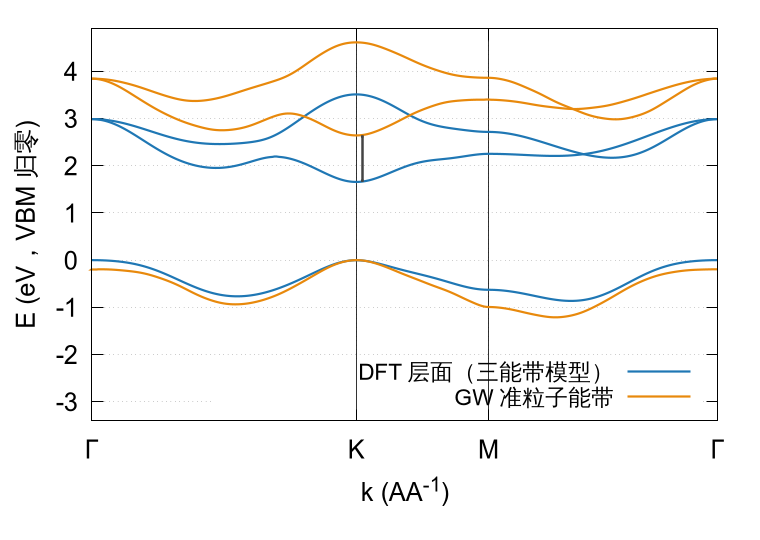

The gnuplot source for this figure:
# 文档幻灯片用图：DFT 层面的三能带模型 vs GW 准粒子能带，同一坐标系
#   DFT 一侧用文献参数的三能带模型（../../data/band_tnn_gw_path.dat，它拟合的是 PBE 能带）
#   GW 一侧用拼接后的物理带（../../data/gw_bands.dat 的 col2-4）
# 两者都按各自的价带顶归零，画在 Γ-K-M-Γ 同一条 k 轴上。
set terminal pngcairo font "Arial,19" size 760,540 enhanced
set output "dft_vs_gw.png"

set xlabel "k (\AA^{-1})"
set ylabel "E (eV，VBM 归零)"
set xtics ("Γ" 0, "K" 1.316334, "M" 1.974501, "Γ" 3.114479)
set xrange [0:3.114479]
set yrange [-3.4:4.9]
set grid
set arrow from 1.316334, graph 0 to 1.316334, graph 1 nohead lc rgb "black" lw 0.8
set arrow from 1.974501, graph 0 to 1.974501, graph 1 nohead lc rgb "black" lw 0.8
set key bottom right font "Arial,17"
# 在 K 点标出两条导带底的能量差
set arrow 3 from 1.346, 1.658 to 1.346, 2.6416 heads size 0.012,0.16 lw 2.5 lc rgb "#444444" front
# 能量差的数值写在幻灯片图注里，图上只留箭头避免压住曲线

stats "../../data/band_tnn_gw_path.dat" using 2 nooutput
tb_vbm = STATS_max
stats "../../data/gw_bands.dat" using 2 nooutput
gw_vbm = STATS_max

DFT = "#1f77b4"
GW  = "#e8890c"

plot "../../data/band_tnn_gw_path.dat" using 1:($2-tb_vbm) w l lw 2.2 lc rgb DFT t "DFT 层面（三能带模型）", \
     "" using 1:($3-tb_vbm) w l lw 2.2 lc rgb DFT notitle, \
     "" using 1:($4-tb_vbm) w l lw 2.2 lc rgb DFT notitle, \
     "../../data/gw_bands.dat" using 1:($2-gw_vbm) w l lw 2.2 lc rgb GW t "GW 准粒子能带", \
     "" using 1:($3-gw_vbm) w l lw 2.2 lc rgb GW notitle, \
     "" using 1:($4-gw_vbm) w l lw 2.2 lc rgb GW notitle
